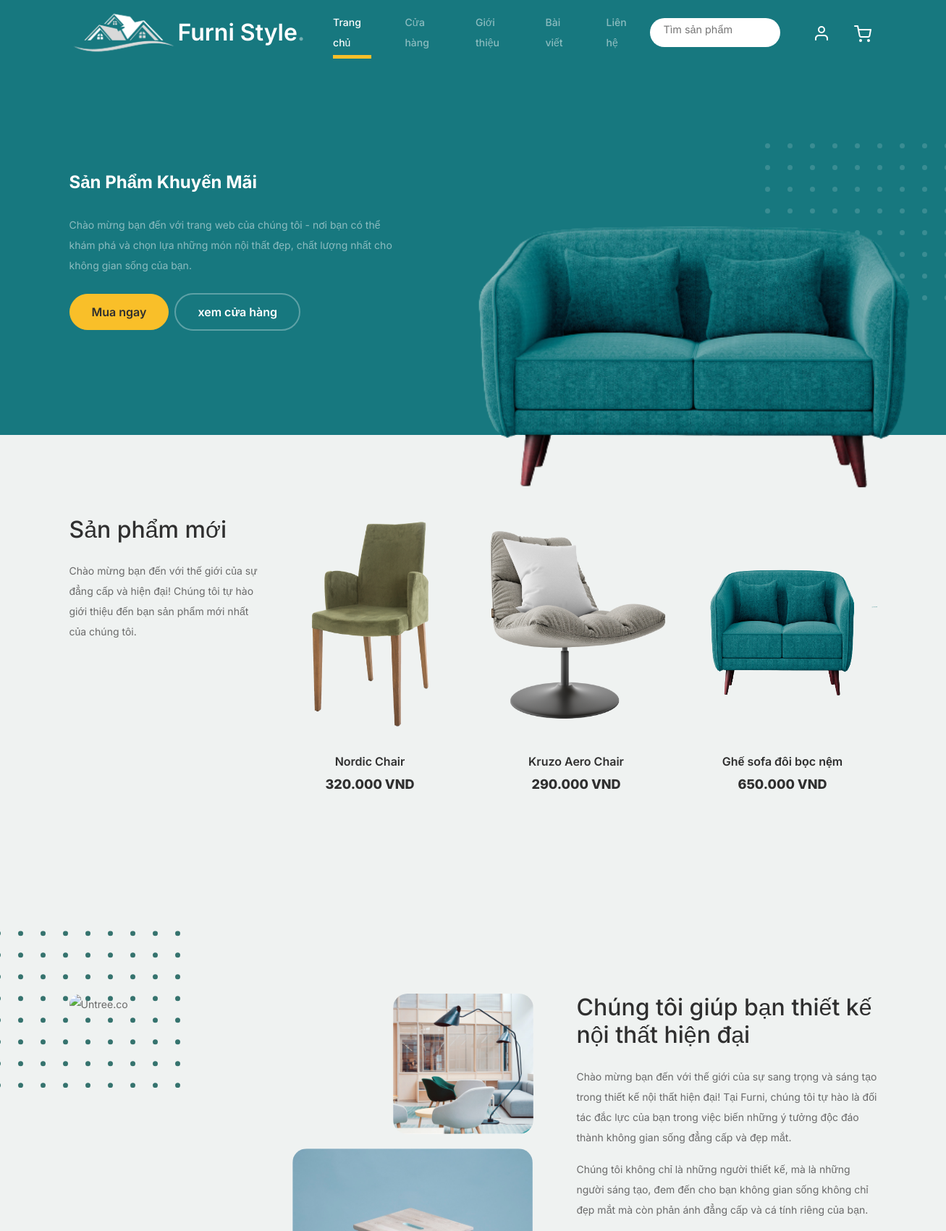
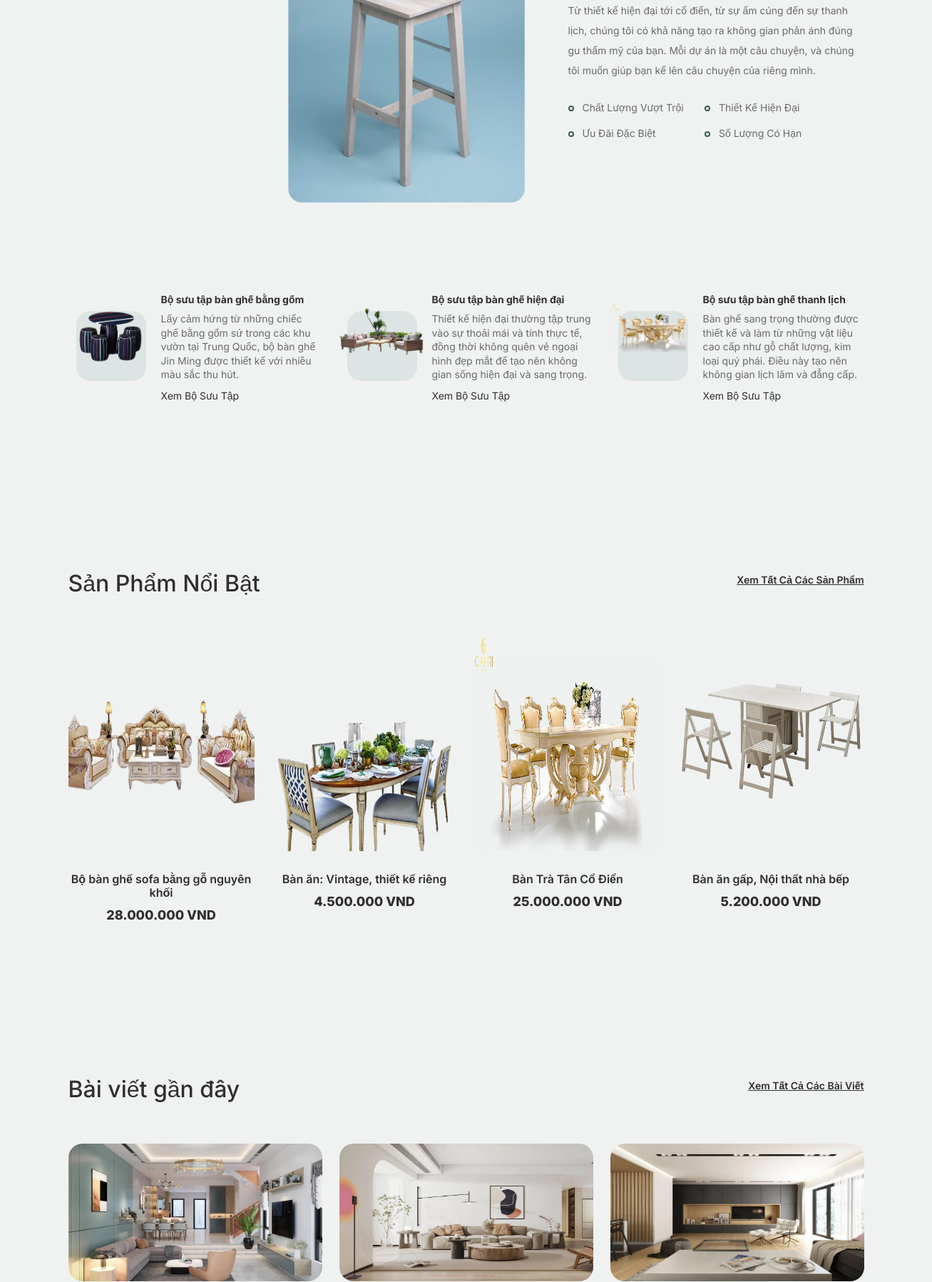
The page /?mod=page&act=home (upper part) on the database its author committed (2 pictures, top to bottom).
### tables this page shows
CREATE TABLE `sanpham` (
  `id` int(11) NOT NULL,
  `tensanpham` varchar(50) NOT NULL,
  `anhsanpham` varchar(20) NOT NULL,
  `gia` int(10) NOT NULL,
  `madanhmuc` int(10) NOT NULL,
  `mabosuutap` int(11) DEFAULT NULL,
  `giakhuyenmai` int(10) DEFAULT NULL,
  `tinhtrang` varchar(30) NOT NULL,
  `chitiet` text NOT NULL,
  `soluong` int(10) NOT NULL,
  `luotxem` int(11) NOT NULL,
  `sanphammoi` varchar(50) NOT NULL,
  `sanphamnoibat` varchar(30) NOT NULL,
  `giohang` int(11) NOT NULL
);

CREATE TABLE `bosuutap` (
  `id` int(11) NOT NULL,
  `hinhanhsuutap` varchar(30) DEFAULT NULL,
  `gioithieubst` text DEFAULT NULL,
  `tenbosuutap` varchar(30) NOT NULL
);

CREATE TABLE `baiviet` (
  `id` int(11) NOT NULL,
  `tenbaiviet` varchar(50) NOT NULL,
  `hinhanhbv` varchar(50) NOT NULL,
  `noidungbaiviet` text NOT NULL,
  `tacgia` varchar(50) NOT NULL,
  `ngaydang` timestamp NOT NULL DEFAULT current_timestamp() ON UPDATE current_timestamp()
);

### index.php (called while the page is built, shortened)
<?php
    extract($_REQUEST);
    if(isset($mod)){
        switch($mod){
            case 'page':
                include_once "site/controller/page.php";
                break;
        }
    }
    else {
        header("location: ?mod=page&act=home");
    }
?>

### model_Dao/pdo.php (called while the page is built, shortened)
<?php
function pdo_get_connection(){
    $dburl = "mysql:host=localhost;dbname=duan1hoanchinh;charset=utf8";
    $username = 'root';
    $password = '';
    $conn = new PDO($dburl, $username, $password);
    $conn->setAttribute(PDO::ATTR_ERRMODE, PDO::ERRMODE_EXCEPTION);
    return $conn;
}
function pdo_query($sql){
    $sql_args = array_slice(func_get_args(), 1);
    try{
        $conn = pdo_get_connection();
        $stmt = $conn->prepare($sql);
        $stmt->execute($sql_args);
        $rows = $stmt->fetchAll();
        return $rows;
    }
    catch(PDOException $e){
        throw $e;
    }
    finally{
        unset($conn);
    }
}

### model_Dao/product.php (called while the page is built, shortened)
<?php
    include_once 'pdo.php';
    function product_list(){
        $sql="SELECT sanpham.*, danhmuc.tendanhmuc
         FROM sanpham
         join danhmuc on sanpham.madanhmuc = danhmuc.id";
        return pdo_query($sql);
    }
    function product_new(){
        $sql="SELECT sanpham.*, danhmuc.tendanhmuc
         FROM sanpham
         join danhmuc on sanpham.madanhmuc = danhmuc.id
         WHERE sanphammoi = 'new'
         ORDER BY sanphammoi DESC";
        return pdo_query($sql);
    }
    function product_hot(){
        $sql="SELECT sanpham.*, danhmuc.tendanhmuc
         FROM sanpham
         join danhmuc on sanpham.madanhmuc = danhmuc.id
         ORDER BY luotxem DESC LIMIT 4; ";
        return pdo_query($sql);
    }
?>

### model_Dao/bosuutap.php (called while the page is built, shortened)
<?php
    include_once 'pdo.php';
    function bosuutap_list(){
        $sql="SELECT * FROM bosuutap limit 3";
        return pdo_query($sql);
    }
    ?>

### model_Dao/post.php (called while the page is built, shortened)
<?php
    include_once 'pdo.php';
    function baiviet_list(){
        $sql="SELECT * FROM baiviet";
        return pdo_query($sql);
    }
?>

### site/views/home.php (the view, shortened to what this page needs)
<div class="hero">
    <div class="container">
        <div class="row justify-content-between">
            <div class="col-lg-5">
                <div class="intro-excerpt">
                    <h1>Sản Phẩm <span clsas="d-block">Khuyến Mãi</span></h1>
                    <p class="mb-4">Chào mừng bạn đến với trang web của chúng tôi - nơi bạn có thể khám phá và chọn lựa những món nội thất đẹp, chất lượng nhất cho không gian sống của bạn.</p>
                    <p><a href="" class="btn btn-secondary me-2">Mua ngay</a><a href="#" class="btn btn-white-outline">xem cửa hàng</a></p>
                </div>
            </div>
            <div class="col-lg-7">
                <div class="hero-img-wrap">
                    <img src="furni-1.0.0/images/sọpha2.png" class="img-fluid" width="2000px">
                </div>
            </div>
        </div>
    </div>
</div>
<div class="product-section">
    <div class="container">
        <div class="row">
            <div class="col-md-12 col-lg-3 mb-5 mb-lg-0">
                <h2 class="mb-4 section-title">Sản phẩm mới</h2>
                <p class="mb-4">Chào mừng bạn đến với thế giới của sự đẳng cấp và hiện đại! Chúng tôi tự hào giới thiệu đến bạn sản phẩm mới nhất của chúng tôi. </p>
            </div>
            <?php foreach($ds_new as $sp): ?>
            <div class="col-12 col-md-4 col-lg-3 mb-5 mb-md-0">
                <div class="product-item">
                <a  href="?mod=page&act=shop_detail&id=<?php echo $sp['id']; ?> " style="text-decoration: none;">
                        <img src="furni-1.0.0/images/<?=$sp['anhsanpham']?>" class="img-fluid product-thumbnail" style="height: 300px;">
                        <h3 class="product-title"><?=$sp['tensanpham']?></h3>
                        <strong class="product-price"><?=number_format($sp['gia'],0,",",".")?> VND</strong>
                </a>
            </div>
            </div>
            <?php endforeach ?>
        </div>
    </div>
</div>
<div class="we-help-section">
    <div class="container">
        <div class="row justify-content-between">
            <div class="col-lg-7 mb-5 mb-lg-0">
                <div class="imgs-grid">
                    <div class="grid grid-1"><img src="furni-1.0.0/images/img-grid-1.jpg" alt="Untree.co"></div>
                    <div class="grid grid-2"><img src="furni-1.0.0/images/img-grid-2.jpg" alt="Untree.co"></div>
                    <div class="grid grid-3"><img src="furni-1.0.0/images/img-grid-3.jpg" alt="Untree.co"></div>
                </div>
            </div>
            <div class="col-lg-5 ps-lg-5">
                <h2 class="section-title mb-4">Chúng tôi giúp bạn thiết kế nội thất hiện đại</h2>
                <p>Chào mừng bạn đến với thế giới của sự sang trọng và sáng tạo trong thiết kế nội thất hiện đại! Tại Furni, chúng tôi tự hào là đối tác đắc lực của bạn trong việc biến những ý tưởng độc đáo thành không gian sống đẳng cấp và đẹp mắt.</p>
                <p>Chúng tôi không chỉ là những người thiết kế, mà là những người sáng tạo, đem đến cho bạn không gian sống không chỉ đẹp mắt mà còn phản ánh đẳng cấp và cá tính riêng của bạn.</p>
                <p>Từ thiết kế hiện đại tới cổ điển, từ sự ấm cúng đến sự thanh lịch, chúng tôi có khả năng tạo ra không gian phản ánh đúng gu thẩm mỹ của bạn. Mỗi dự án là một câu chuyện, và chúng tôi muốn giúp bạn kể lên câu chuyện của riêng mình.
                </p>
                <ul class="list-unstyled custom-list my-4">
                    <li>Chất Lượng Vượt Trội</li>
                    <li>Thiết Kế Hiện Đại</li>
                    <li>Ưu Đãi Đặc Biệt</li>
                    <li>Số Lượng Có Hạn</li>
                </ul>
            </div>
        </div>
    </div>
</div>
<div class="popular-product">
    <div class="container">
        <div class="row">
        <?php foreach($ds_bst as $bst): ?>
            <div class="col-12 col-md-6 col-lg-4 mb-4 mb-lg-0">
                <div class="product-item-sm d-flex">
                    <div class="thumbnail">
                        <img src="furni-1.0.0/images/<?=$bst['hinhanhsuutap']?>" alt="Image" class="img-fluid" style="
    padding-top: 30px;">
                    </div>
                    <div class="pt-3">
                        <h3><?=$bst['tenbosuutap']?></h3>
                        <p><?=$bst['gioithieubst']?></p>
                        <p><a href="?mod=page&act=bosuutap&id=<?php echo $bst['id']; ?>">Xem Bộ Sưu Tập</a></p>
                    </div>
                </div>
            </div>
            <?php endforeach ?>
        </div>
    </div>
</div>
<div class="untree_co-section product-section before-footer-section">
    <div class="container">
    <div class="row mb-5">
            <div class="col-md-6">
                <h2 class="section-title">Sản Phẩm Nổi Bật</h2>
            </div>
            <div class="col-md-6 text-start text-md-end">
                <a href="?mod=page&act=shop" class="more">Xem Tất Cả Các Sản Phẩm</a>
            </div>
        </div>
        <div class="row">
        <?php foreach($ds_hot as $sp): ?>
          <div class="col-12 col-md-4 col-lg-3 mb-5 mb-md-0">
                <div class="product-item">
                <a  href="?mod=page&act=shop_detail&id=<?php echo $sp['id']; ?>" style="text-decoration: none;">
                        <img src="furni-1.0.0/images/<?=$sp['anhsanpham']?>" class="img-fluid product-thumbnail" style="height: 300px;">
                        <h3 class="product-title"><?=$sp['tensanpham']?></h3>
                        <strong class="product-price"><?=number_format($sp['gia'],0,",",".")?> VND</strong>
                </a>
        </div>
            </div>
            <?php endforeach ?>
    </div>
</div>
<div class="blog-section">
    <div class="container">
        <div class="row mb-5">
            <div class="col-md-6">
                <h2 class="section-title">Bài viết gần đây</h2>
            </div>
            <div class="col-md-6 text-start text-md-end">
                <a href="?mod=page&act=blog" class="more">Xem Tất Cả Các Bài Viết</a>
            </div>
        </div>
        <div class="row">
        <?php foreach($ds_bv as $bv): ?>
            <div class="col-12 col-sm-6 col-md-4 mb-4 mb-md-0">
                <div class="post-entry">
                    <a href="?mod=page&act=blog_detail&id=<?php echo $bv['id']; ?>" class="post-thumbnail"><img src="furni-1.0.0/images/<?=$bv['hinhanhbv']?>" alt="Image" class="img-fluid" style="height: 193px; width:361px;"></a>
                </div>
            </div>
            <?php endforeach ?>
        </div>
    </div>
</div>

### furni-1.0.0/css/login_register.css (style rules this page uses)
h1 { font-size: 24px; margin-bottom: 20px; color: #37614E; }

### rows shown on the page
sanpham: anhsanpham (picture), tensanpham "Nordic Chair", gia "320.000"
sanpham: anhsanpham (picture), tensanpham "Kruzo Aero Chair", gia "290.000"
sanpham: anhsanpham (picture), tensanpham "Ghế sofa đôi bọc nệm", gia "650.000"
bosuutap: hinhanhsuutap (picture), tenbosuutap "Bộ sưu tập bàn ghế bằng gốm", gioithieubst "Lấy cảm hứng từ những chiếc ghế bằng gốm sứ trong các khu vườn tại Trung Quốc, bộ bàn ghế Jin Ming được thiết kế với nhiều màu sắc thu hút."
bosuutap: hinhanhsuutap (picture), tenbosuutap "Bộ sưu tập bàn ghế hiện đại", gioithieubst "Thiết kế hiện đại thường tập trung vào sự thoải mái và tính thực tế, đồng thời không quên vẻ ngoại hình đẹp mắt để tạo nên không gian sống hiện đại và sang trọng."
bosuutap: hinhanhsuutap (picture), tenbosuutap "Bộ sưu tập bàn ghế thanh lịch", gioithieubst "Bàn ghế sang trọng thường được thiết kế và làm từ những vật liệu cao cấp như gỗ chất lượng, kim loại quý phái. Điều này tạo nên không gian lịch lãm và đẳng cấp."
sanpham: anhsanpham (picture), tensanpham "Bộ bàn ghế sofa bằng gỗ nguyên khối", gia "28.000.000"
sanpham: anhsanpham (picture), tensanpham "Bàn ăn: Vintage, thiết kế riêng", gia "4.500.000"
sanpham: anhsanpham (picture), tensanpham "Bàn Trà Tân Cổ Điển", gia "25.000.000"
sanpham: anhsanpham (picture), tensanpham "Bàn ăn gấp, Nội thất nhà bếp", gia "5.200.000"
baiviet: hinhanhbv (picture)
baiviet: hinhanhbv (picture)
baiviet: hinhanhbv (picture)
